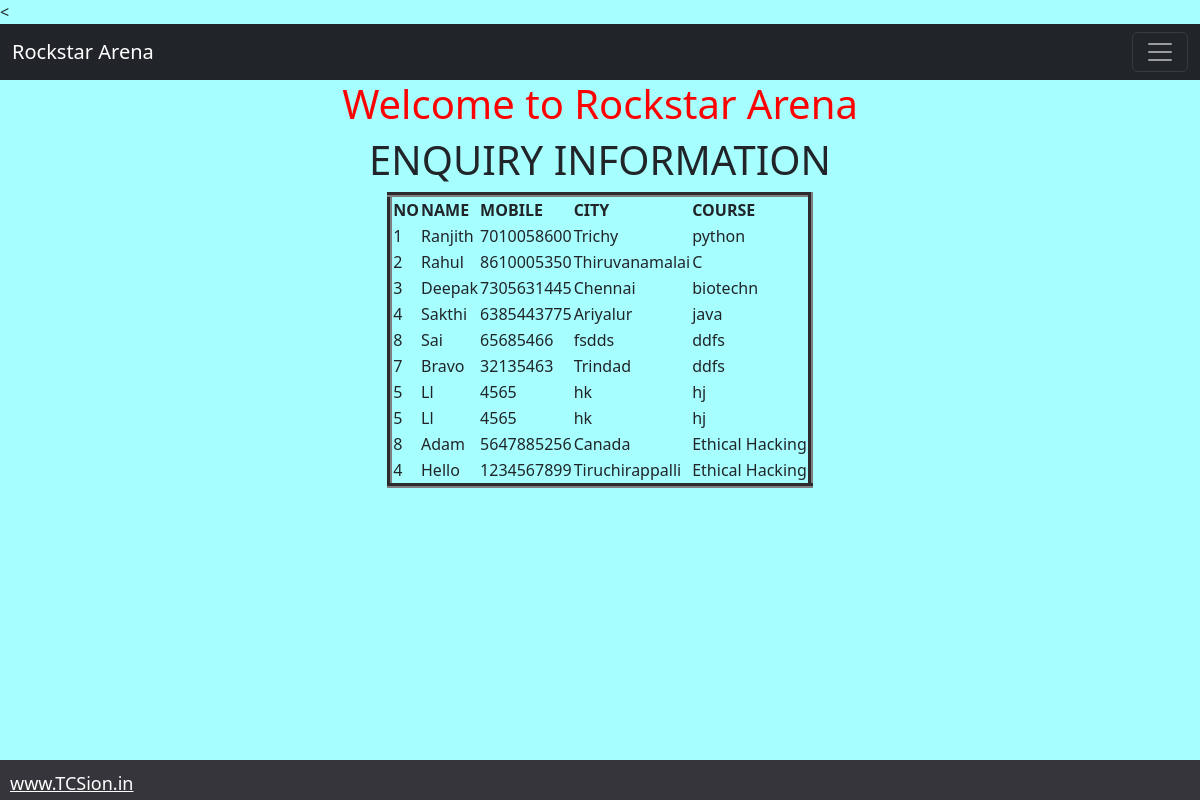
Screenshot of /final/ with the database file from the repository.
### app30/models.py (models this page shows)
class Office(models.Model):
	no=models.IntegerField()
	name=models.CharField(max_length=64)
	mobile=models.IntegerField()
	city=models.CharField(max_length=64)
	course=models.CharField(max_length=64)

### app30/views.py (the view)
# urls.py: path('final/',views.final),
def final(request):
	office=Office.objects.all()
	return render(request,'apps/30.html',{'s':office})

### templates/apps/30.html (shortened to what this page needs)
{% extends 'apps/index.html'%}
{% block body_block %}
<html>
<head>
</head>
<body>
	<center>
		<h1> ENQUIRY INFORMATION </h1>
		{% if s %}
		<table border=5px;>
			<thead>
				<th>NO</th>
				<th>NAME</th>
				<th>MOBILE</th>
				<th>CITY</th>
				<th>COURSE</th>
							</thead>
			{% for i in s %}
			<tr>
				<td>{{i.no}}</td>
				<td>{{i.name | title}}</td>
				<td>{{i.mobile}}</td>
				<td>{{i.city}}</td>
				<td>{{i.course}}</td>
			</tr>
			{% endfor %}
		</table>
		{% else %}
		<p> NO records found </p>
		{% endif %}
	</center>
</body>
{% endblock %}

### templates/apps/index.html (shortened to what this page needs)
<!DOCTYPE html>
<html>
<head>
<link href="https://cdn.jsdelivr.net/npm/bootstrap@5.2.3/dist/css/bootstrap.min.css" rel="stylesheet">
<nav class="navbar navbar-dark bg-dark">
    <div class="container-fluid">
      <a class="navbar-brand" href="/index">Rockstar Arena</a>
    <button class="navbar-toggler" type="button" data-bs-toggle="collapse" data-bs-target="#navbarSupportedContent" aria-controls="navbarSupportedContent" aria-expanded="false" aria-label="Toggle navigation">
      <span class="navbar-toggler-icon"></span>
    </button>
  </div>
</nav>
</head>
<body style="background-color:#a6fffe">
	<h1 style="text-align:center;size:20;color: red";>Welcome to Rockstar Arena </h1>
</body>
<footer style="position: fixed;padding: 10px 10px 0px 10px;bottom: 0;width: 100%;height: 40px;background: #36353b">
	<a href="https://learning.tcsionhub.in/iDH/India/Login?ref=https:%2F%2Flearning.tcsionhub.in%2FiDH%2FIndia%2FDashboard%2FLearner"style="text-align: right;font-size: large;color: white">www.TCSion.in</a>
</footer>
{% block body_block %}
{% endblock %}
</html>

### rows the page displays
Office: no "1", name "Ranjith", mobile "7010058600", city "Trichy", course "python"
Office: no "2", name "Rahul", mobile "8610005350", city "Thiruvanamalai", course "C"
Office: no "3", name "Deepak", mobile "7305631445", city "Chennai", course "biotechn"
Office: no "4", name "Sakthi", mobile "6385443775", city "Ariyalur", course "java"
Office: no "8", name "Sai", mobile "65685466", city "fsdds", course "ddfs"
Office: no "7", name "Bravo", mobile "32135463", city "Trindad", course "ddfs"
Office: no "5", name "Ll", mobile "4565", city "hk", course "hj"
Office: no "5", name "Ll", mobile "4565", city "hk", course "hj"
Office: no "8", name "Adam", mobile "5647885256", city "Canada", course "Ethical Hacking"
Office: no "4", name "Hello", mobile "1234567899", city "Tiruchirappalli", course "Ethical Hacking"
